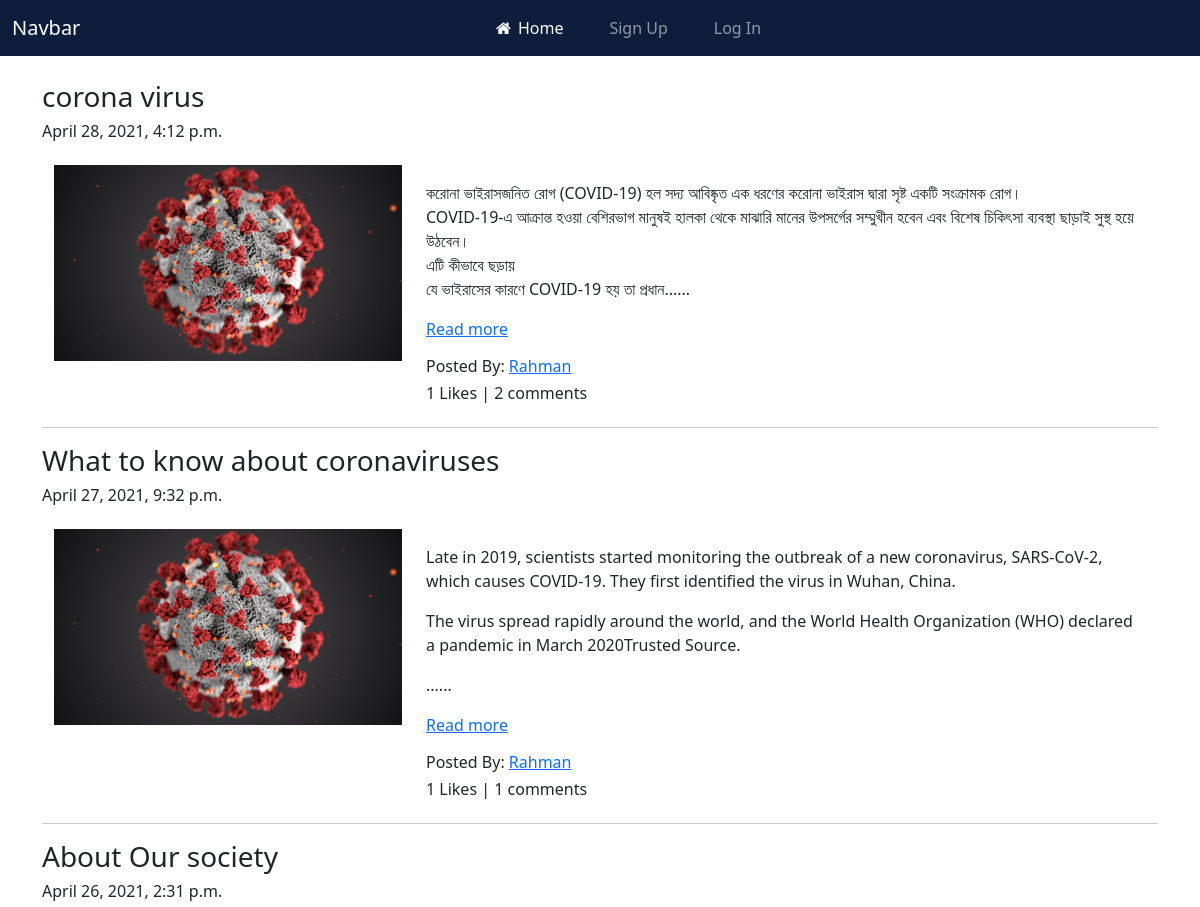
/blog/ (upper part), run on an earlier commit of the app's database.
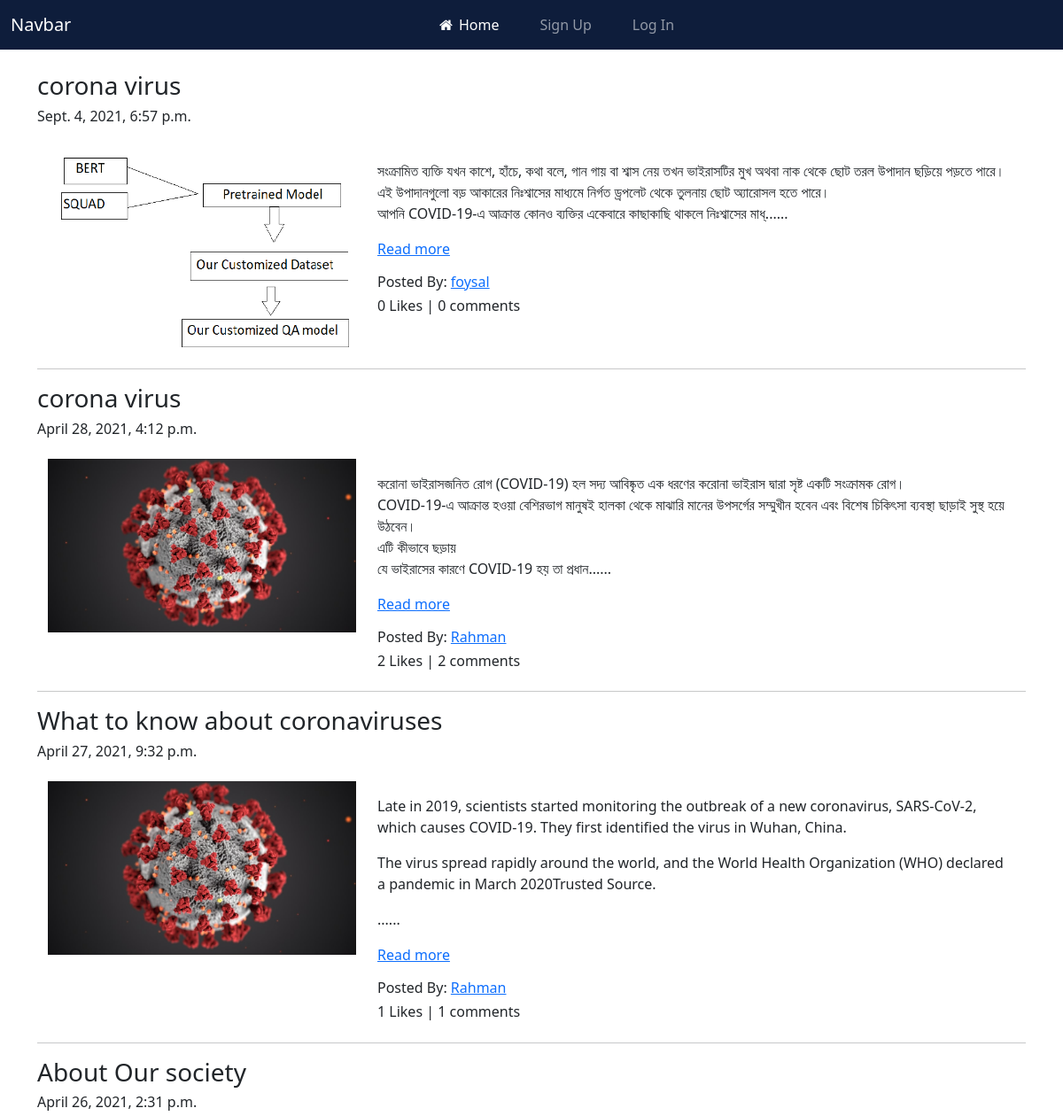
And on a later commit of the database.
### blog_app/models.py (models this page shows, shortened)
class Blog(models.Model):
    author = models.ForeignKey(User, on_delete=models.CASCADE, related_name='post_author')
    title = models.CharField(max_length=255, verbose_name='Title of Your Post')
    slug = models.SlugField(max_length=255, unique=True, allow_unicode=True)
    content = models.TextField(verbose_name='Write your content Here')
    blog_image = models.ImageField(verbose_name='Image', upload_to='blog_images')
    publish_time = models.DateTimeField(auto_now_add=True)
    updated_date = models.DateTimeField(auto_now=True)

### blog_app/views.py (the view)
# urls.py: path('', views.BlogList.as_view(), name='blog_list'),
class BlogList(ListView):
    context_object_name = 'blogs'
    model = models.Blog
    template_name = "blog_list.html"
    queryset = models.Blog.objects.order_by('-publish_time')

### blog_app/templatetags/custom_filters.py (called while the page is built)
def range_filter(value):
    return value[0:300]+"......"

### templates/blog_app/blog_list.html (shortened to what this page needs)
{% extends 'base.html' %}
{% load custom_filters %}
{% block body_block %}
    {% for blog in blogs %}
        <h3>{{ blog.title }}</h3></a>
        <h6 class="mb-4">{{ blog.publish_time }}</h6>
        <div class="row mx-auto">
            <div class="col-sm-4"><img src="/media/{{ blog.blog_image }}" alt="{{ blog.title }}" title="{{ blog.title }}" class="img-fluid"></div>
            <div class="col-sm-8">
                <p>{{ blog.content|range_filter|linebreaks }} <a href="{% url 'blog_app:blog_detail' slug=blog.slug %}">Read more</a></p>
                <h6>Posted By: <a href="">{{ blog.author }}</a></h6>
                <h6>{{ blog.blog_likes.count }} Likes | {{ blog.blog_comments.count }} comments</h6>
            </div>
        </div>
        <hr>
    {% endfor %}
{% endblock body_block %}

### templates/base.html (shortened to what this page needs)
<!doctype html>
<html lang="en">
  <head>
    <link href="https://cdn.jsdelivr.net/npm/bootstrap@5.0.0-beta3/dist/css/bootstrap.min.css" rel="stylesheet">
    <link rel="stylesheet" href="https://cdnjs.cloudflare.com/ajax/libs/font-awesome/4.7.0/css/font-awesome.min.css">
  </head>
  <body>
    <nav class="navbar navbar-expand-lg navbar-dark sticky-top" style="background: #0e1d3b;">
        <div class="container-fluid">
          <a class="navbar-brand" href="#">Navbar</a>
          <div class="collapse navbar-collapse" id="navbarNav">
            <ul class="navbar-nav mx-auto">
              <li class="nav-item" style="padding-right: 30px;">
                <a class="nav-link active" aria-current="page" href="{% url 'blog_app:blog_list' %}"><i class="fa fa-home fa-fw" aria-hidden="true"></i> Home</a>
              </li>
              {% if user.is_authenticated %}
              <li class="nav-item" style="padding-right: 30px;">
                <a class="nav-link" aria-current="page" href="{% url 'blog_app:create_blog' %}"><i class="fa fa-pencil-square-o" aria-hidden="true"></i> Write Blog</a>
              </li>
              <li class="nav-item" style="padding-right: 30px;">
                <a class="nav-link" aria-current="page" href="{% url 'blog_app:my_blog' %}"><i class="fa fa-archive" aria-hidden="true"></i> My Blog</a>
              </li>
              <li class="nav-item dropdown">
                <a class="nav-link dropdown-toggle" href="#" id="navbarDarkDropdownMenuLink" role="button" data-bs-toggle="dropdown" aria-expanded="false">
                  <i class="fa fa-user-circle" aria-hidden="true"></i> {{user.username}}
                </a>
                <ul class="dropdown-menu dropdown-menu-dark dropdown-menu-left" aria-labelledby="navbarDarkDropdownMenuLink" style="background: #0e1d3b; color:aliceblue">
                  <li><a class="dropdown-item" href="{% url 'login_app:profile' %}"><i class="fa fa-id-card-o" aria-hidden="true"></i>&nbsp; Profile</a></li>
                  <li><a class="dropdown-item" href="{% url 'login_app:logout' %}"><i class="fa fa-sign-out" aria-hidden="true"></i> Logout</a></li>
                </ul>
              </li>
            </li>
              {% else %}
              <li class="nav-item" style="padding-right: 30px;">
                <a class="nav-link" href="{% url 'login_app:signup' %}">Sign Up</a>
              </li>
              <li class="nav-item" style="padding-right: 30px;">
                <a class="nav-link" href="{% url 'login_app:signin' %}">Log In</a>
              </li>
              {% endif %}
            </ul>
          </div>
        </div>
      </nav>
    <div class="container mt-4">
        {% block body_block %}
        {% endblock body_block %}
    </div>
  </body>
</html>

What changed in the data, as far as the page shows it:
added Blog: title "corona virus", publish_time "Sept. 4, 2021, 6:57 p.m.", blog_image (picture), content|range_filter "সংক্রামিত ব্যক্তি যখন কাশে, হাঁচে, কথা বলে, গান গায় বা শ্বাস নেয় তখন ভাইরাসটির মুখ অথবা নাক থেকে ছোট তরল উপাদান ছড়িয়ে পড়তে পারে। এই উপাদানগুলো বড় আকারের নিঃশ্বাসের মাধ্যমে নির্গত ড্রপলেট থেকে তুলনায় ছোট অ্যারোসল হতে পারে। আপনি COVID-19-এ আক্রান্ত কোনও ব্যক্তির একেবারে কাছাকাছি থাকলে নিঃশ্বাসের মাধ্......", author "foysal", blog_likes.count "0", blog_comments.count "0"
computed for Blog "April 28, 2021, 4:12 p.m.": blog_likes.count "1" → "2"
